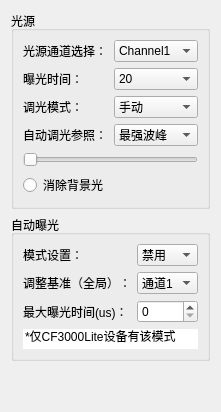
          <widget class="QWidget" name="tabLightSourceMode">
           <property name="enabled">
            <bool>true</bool>
           </property>
           <attribute name="title">
            <string>光源</string>
           </attribute>
           <layout class="QGridLayout" name="gridLayout_6">
            <item row="1" column="0">
             <widget class="QGroupBox" name="groupBox_autoExporsure">
              <property name="title">
               <string>自动曝光</string>
              </property>
              <layout class="QGridLayout" name="gridLayout_21">
               <item row="2" column="0">
                <widget class="QLabel" name="label_19">
                 <property name="text">
                  <string>最大曝光时间(us)：</string>
                 </property>
                </widget>
               </item>
               <item row="1" column="1">
                <widget class="QComboBox" name="comboBox_3LAutoExporsureChannel">
                 <item>
                  <property name="text">
                   <string>通道1</string>
                  </property>
                 </item>
                 <item>
                  <property name="text">
                   <string>通道2</string>
                  </property>
                 </item>
                </widget>
               </item>
               <item row="3" column="0" colspan="2">
                <widget class="QLineEdit" name="lineEdit">
                 <property name="text">
                  <string>*仅CF3000Lite设备有该模式</string>
                 </property>
                 <property name="frame">
                  <bool>false</bool>
                 </property>
                 <property name="cursorPosition">
                  <number>18</number>
                 </property>
                 <property name="readOnly">
                  <bool>true</bool>
                 </property>
                </widget>
               </item>
               <item row="2" column="1">
                <widget class="QSpinBox" name="spinBox_3LAutoExporsureValue">
                 <property name="maximum">
                  <number>65535</number>
                 </property>
                </widget>
               </item>
               <item row="0" column="0">
                <widget class="QLabel" name="label_11">
                 <property name="text">
                  <string>模式设置：</string>
                 </property>
                </widget>
               </item>
               <item row="0" column="1">
                <widget class="QComboBox" name="comboBox_3LAutoExporsureMode">
                 <item>
                  <property name="text">
                   <string>禁用</string>
                  </property>
                 </item>
                 <item>
                  <property name="text">
                   <string>使能</string>
                  </property>
                 </item>
                </widget>
               </item>
               <item row="1" column="0">
                <widget class="QLabel" name="label_16">
                 <property name="text">
                  <string>调整基准（全局）：</string>
                 </property>
                </widget>
               </item>
              </layout>
             </widget>
            </item>
            <item row="0" column="0">
             <widget class="QGroupBox" name="groupBoxLightSource">
              <property name="title">
               <string>光源</string>
              </property>
              <layout class="QGridLayout" name="gridLayout_38">
               <item row="0" column="0">
                <widget class="QLabel" name="label_4">
                 <property name="text">
                  <string>光源通道选择：</string>
                 </property>
                </widget>
               </item>
               <item row="0" column="1">
                <widget class="QComboBox" name="comboBoxLightSourceChannelSelect">
                 <item>
                  <property name="text">
                   <string>Channel1</string>
                  </property>
                 </item>
                 <item>
                  <property name="text">
                   <string>Channel2</string>
                  </property>
                 </item>
                 <item>
                  <property name="text">
                   <string>Channel3</string>
                  </property>
                 </item>
                 <item>
                  <property name="text">
                   <string>Channel4</string>
                  </property>
                 </item>
                </widget>
               </item>
               <item row="1" column="0">
                <widget class="QLabel" name="label_5">
                 <property name="text">
                  <string>曝光时间：</string>
                 </property>
                </widget>
               </item>
               <item row="1" column="1">
                <widget class="QComboBox" name="comboBoxExposureTime">
                 <item>
                  <property name="text">
                   <string>20</string>
                  </property>
                 </item>
                 <item>
                  <property name="text">
                   <string>50</string>
                  </property>
                 </item>
                 <item>
                  <property name="text">
                   <string>100</string>
                  </property>
                 </item>
                 <item>
                  <property name="text">
                   <string>200</string>
                  </property>
                 </item>
                 <item>
                  <property name="text">
                   <string>400</string>
                  </property>
                 </item>
                 <item>
                  <property name="text">
                   <string>700</string>
                  </property>
                 </item>
                 <item>
                  <property name="text">
                   <string>1000</string>
                  </property>
                 </item>
                 <item>
                  <property name="text">
                   <string>1500</string>
                  </property>
                 </item>
                </widget>
               </item>
               <item row="2" column="0">
                <widget class="QLabel" name="label_6">
                 <property name="text">
                  <string>调光模式：</string>
                 </property>
                </widget>
               </item>
               <item row="2" column="1">
                <widget class="QComboBox" name="comboBoxLightMode">
                 <item>
                  <property name="text">
                   <string>手动</string>
                  </property>
                 </item>
                 <item>
                  <property name="text">
                   <string>自动</string>
                  </property>
                 </item>
                </widget>
               </item>
               <item row="3" column="0">
                <widget class="QLabel" name="label_7">
                 <property name="text">
                  <string>自动调光参照：</string>
                 </property>
                </widget>
               </item>
               <item row="3" column="1">
                <widget class="QComboBox" name="comboBoxLightReference">
                 <item>
                  <property name="text">
                   <string>最强波峰</string>
                  </property>
                 </item>
                 <item>
                  <property name="text">
                   <string>最弱波峰</string>
                  </property>
                 </item>
                </widget>
               </item>
               <item row="5" column="0">
                <widget class="QRadioButton" name="rb_subBackgroundLight">
                 <property name="text">
                  <string>消除背景光</string>
                 </property>
                </widget>
               </item>
               <item row="4" column="0" colspan="2">
                <widget class="QSlider" name="horizontalSliderLightValue">
                 <property name="orientation">
                  <enum>Qt::Orientation::Horizontal</enum>
                 </property>
                </widget>
               </item>
              </layout>
             </widget>
            </item>
            <item row="2" column="0">
             <spacer name="verticalSpacer_2">
              <property name="orientation">
               <enum>Qt::Orientation::Vertical</enum>
              </property>
              <property name="sizeHint" stdset="0">
               <size>
                <width>20</width>
                <height>40</height>
               </size>
              </property>
             </spacer>
            </item>
           </layout>
          </widget>
